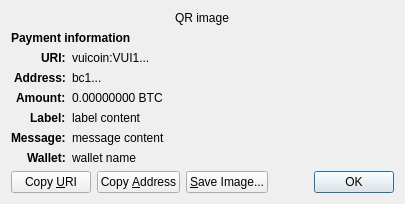
<?xml version="1.0" encoding="UTF-8"?>
<ui version="4.0">
 <class>ReceiveRequestDialog</class>
 <widget class="QDialog" name="ReceiveRequestDialog">
  <property name="geometry">
   <rect>
    <x>0</x>
    <y>0</y>
    <width>413</width>
    <height>229</height>
   </rect>
  </property>
  <property name="windowTitle">
   <string>Request payment to ...</string>
  </property>
  <layout class="QGridLayout" name="gridLayout" columnstretch="0,1">
   <property name="sizeConstraint">
    <enum>QLayout::SetFixedSize</enum>
   </property>
   <item row="0" column="0" colspan="2" alignment="Qt::AlignHCenter">
    <widget class="QRImageWidget" name="qr_code">
     <property name="text">
      <string notr="true">QR image</string>
     </property>
     <property name="textInteractionFlags">
      <set>Qt::NoTextInteraction</set>
     </property>
    </widget>
   </item>
   <item row="1" column="0" colspan="2">
    <widget class="QLabel" name="payment_header">
     <property name="font">
      <font>
       <weight>75</weight>
       <bold>true</bold>
      </font>
     </property>
     <property name="text">
      <string>Payment information</string>
     </property>
     <property name="textInteractionFlags">
      <set>Qt::NoTextInteraction</set>
     </property>
    </widget>
   </item>
   <item row="2" column="0" alignment="Qt::AlignRight|Qt::AlignTop">
    <widget class="QLabel" name="uri_tag">
     <property name="font">
      <font>
       <weight>75</weight>
       <bold>true</bold>
      </font>
     </property>
     <property name="text">
      <string notr="true">URI:</string>
     </property>
     <property name="textFormat">
      <enum>Qt::PlainText</enum>
     </property>
     <property name="textInteractionFlags">
      <set>Qt::NoTextInteraction</set>
     </property>
    </widget>
   </item>
   <item row="2" column="1" alignment="Qt::AlignTop">
    <widget class="QLabel" name="uri_content">
     <property name="text">
      <string notr="true">vuicoin:VUI1...</string>
     </property>
     <property name="textFormat">
      <enum>Qt::RichText</enum>
     </property>
     <property name="wordWrap">
      <bool>true</bool>
     </property>
     <property name="textInteractionFlags">
      <set>Qt::TextSelectableByMouse</set>
     </property>
    </widget>
   </item>
   <item row="3" column="0" alignment="Qt::AlignRight|Qt::AlignTop">
    <widget class="QLabel" name="address_tag">
     <property name="font">
      <font>
       <weight>75</weight>
       <bold>true</bold>
      </font>
     </property>
     <property name="text">
      <string>Address:</string>
     </property>
     <property name="textInteractionFlags">
      <set>Qt::NoTextInteraction</set>
     </property>
    </widget>
   </item>
   <item row="3" column="1" alignment="Qt::AlignTop">
    <widget class="QLabel" name="address_content">
     <property name="text">
      <string notr="true">bc1...</string>
     </property>
     <property name="textFormat">
      <enum>Qt::PlainText</enum>
     </property>
     <property name="textInteractionFlags">
      <set>Qt::TextSelectableByMouse</set>
     </property>
    </widget>
   </item>
   <item row="4" column="0" alignment="Qt::AlignRight|Qt::AlignTop">
    <widget class="QLabel" name="amount_tag">
     <property name="font">
      <font>
       <weight>75</weight>
       <bold>true</bold>
      </font>
     </property>
     <property name="text">
      <string>Amount:</string>
     </property>
     <property name="textInteractionFlags">
      <set>Qt::NoTextInteraction</set>
     </property>
    </widget>
   </item>
   <item row="4" column="1" alignment="Qt::AlignTop">
    <widget class="QLabel" name="amount_content">
     <property name="text">
      <string notr="true">0.00000000 BTC</string>
     </property>
     <property name="textFormat">
      <enum>Qt::PlainText</enum>
     </property>
     <property name="textInteractionFlags">
      <set>Qt::TextSelectableByMouse</set>
     </property>
    </widget>
   </item>
   <item row="5" column="0" alignment="Qt::AlignRight|Qt::AlignTop">
    <widget class="QLabel" name="label_tag">
     <property name="font">
      <font>
       <weight>75</weight>
       <bold>true</bold>
      </font>
     </property>
     <property name="text">
      <string>Label:</string>
     </property>
     <property name="textInteractionFlags">
      <set>Qt::NoTextInteraction</set>
     </property>
    </widget>
   </item>
   <item row="5" column="1" alignment="Qt::AlignTop">
    <widget class="QLabel" name="label_content">
     <property name="text">
      <string notr="true">label content</string>
     </property>
     <property name="textFormat">
      <enum>Qt::PlainText</enum>
     </property>
     <property name="wordWrap">
      <bool>true</bool>
     </property>
     <property name="textInteractionFlags">
      <set>Qt::TextSelectableByMouse</set>
     </property>
    </widget>
   </item>
   <item row="6" column="0" alignment="Qt::AlignRight|Qt::AlignTop">
    <widget class="QLabel" name="message_tag">
     <property name="font">
      <font>
       <weight>75</weight>
       <bold>true</bold>
      </font>
     </property>
     <property name="text">
      <string>Message:</string>
     </property>
     <property name="textInteractionFlags">
      <set>Qt::NoTextInteraction</set>
     </property>
    </widget>
   </item>
   <item row="6" column="1" alignment="Qt::AlignTop">
    <widget class="QLabel" name="message_content">
     <property name="text">
      <string notr="true">message content</string>
     </property>
     <property name="textFormat">
      <enum>Qt::PlainText</enum>
     </property>
     <property name="wordWrap">
      <bool>true</bool>
     </property>
     <property name="textInteractionFlags">
      <set>Qt::TextSelectableByMouse</set>
     </property>
    </widget>
   </item>
   <item row="7" column="0" alignment="Qt::AlignRight|Qt::AlignTop">
    <widget class="QLabel" name="wallet_tag">
     <property name="font">
      <font>
       <weight>75</weight>
       <bold>true</bold>
      </font>
     </property>
     <property name="text">
      <string>Wallet:</string>
     </property>
     <property name="textInteractionFlags">
      <set>Qt::NoTextInteraction</set>
     </property>
    </widget>
   </item>
   <item row="7" column="1" alignment="Qt::AlignTop">
    <widget class="QLabel" name="wallet_content">
     <property name="text">
      <string notr="true">wallet name</string>
     </property>
     <property name="textFormat">
      <enum>Qt::PlainText</enum>
     </property>
     <property name="wordWrap">
      <bool>true</bool>
     </property>
     <property name="textInteractionFlags">
      <set>Qt::TextSelectableByMouse</set>
     </property>
    </widget>
   </item>
   <item row="8" column="0" colspan="2">
    <layout class="QHBoxLayout" name="horizontalLayout">
     <item>
      <widget class="QPushButton" name="btnCopyURI">
       <property name="text">
        <string>Copy &amp;URI</string>
       </property>
       <property name="autoDefault">
        <bool>false</bool>
       </property>
      </widget>
     </item>
     <item>
      <widget class="QPushButton" name="btnCopyAddress">
       <property name="text">
        <string>Copy &amp;Address</string>
       </property>
       <property name="autoDefault">
        <bool>false</bool>
       </property>
      </widget>
     </item>
     <item>
      <widget class="QPushButton" name="btnSaveAs">
       <property name="text">
        <string>&amp;Save Image...</string>
       </property>
       <property name="autoDefault">
        <bool>false</bool>
       </property>
      </widget>
     </item>
     <item>
      <spacer name="horizontalSpacer_2">
       <property name="orientation">
        <enum>Qt::Horizontal</enum>
       </property>
       <property name="sizeHint" stdset="0">
        <size>
         <width>40</width>
         <height>20</height>
        </size>
       </property>
      </spacer>
     </item>
     <item>
      <widget class="QDialogButtonBox" name="buttonBox">
       <property name="focusPolicy">
        <enum>Qt::StrongFocus</enum>
       </property>
       <property name="standardButtons">
        <set>QDialogButtonBox::Ok</set>
       </property>
      </widget>
     </item>
    </layout>
   </item>
  </layout>
 </widget>
 <customwidgets>
  <customwidget>
   <class>QRImageWidget</class>
   <extends>QLabel</extends>
   <header>qt/qrimagewidget.h</header>
  </customwidget>
 </customwidgets>
 <tabstops>
  <tabstop>buttonBox</tabstop>
  <tabstop>btnCopyURI</tabstop>
  <tabstop>btnCopyAddress</tabstop>
  <tabstop>btnSaveAs</tabstop>
 </tabstops>
 <resources/>
 <connections>
  <connection>
   <sender>buttonBox</sender>
   <signal>accepted()</signal>
   <receiver>ReceiveRequestDialog</receiver>
   <slot>accept()</slot>
   <hints>
    <hint type="sourcelabel">
     <x>135</x>
     <y>230</y>
    </hint>
    <hint type="destinationlabel">
     <x>135</x>
     <y>126</y>
    </hint>
   </hints>
  </connection>
 </connections>
</ui>
